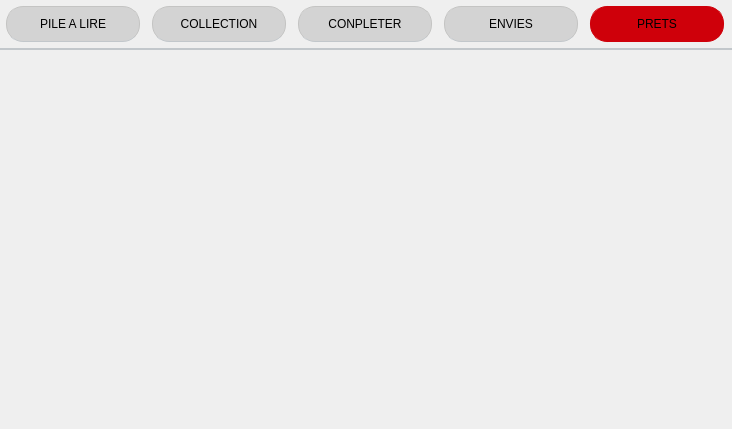
<?xml version="1.0" encoding="UTF-8"?>
<ui version="4.0">
 <class>Form</class>
 <widget class="QWidget" name="Form">
  <property name="geometry">
   <rect>
    <x>0</x>
    <y>0</y>
    <width>732</width>
    <height>429</height>
   </rect>
  </property>
  <property name="minimumSize">
   <size>
    <width>732</width>
    <height>429</height>
   </size>
  </property>
  <property name="maximumSize">
   <size>
    <width>732</width>
    <height>429</height>
   </size>
  </property>
  <property name="windowTitle">
   <string>Form</string>
  </property>
  <property name="styleSheet">
   <string notr="true">QTabWidget::pane { /* The tab widget frame */
    border-top: 2px solid #C2C7CB;
    position: absolute;
    top: -0.5em;
}

QTabWidget::tab-bar {
    alignment: center;
}

/* Style the tab using the tab sub-control. Note that
    it reads QTabBar _not_ QTabWidget */
QTabBar::tab {
    background: #D3D3D3;
    border: 1px solid #C4C4C3;
    border-bottom-color: #C2C7CB; /* same as the pane color */
    border-radius: 17px;
    width:132px;
	min-height: 34px;
    margin: 6px
}
QTabWidget::tab-bar:left {
    padding: 6px
}

QTabWidget::tab-bar:right {
    padding: 6px
}

QTabBar::tab:selected, QTabBar::tab:hover {
    background: #BBB;
}

QTabBar::tab:selected {
    border-color: #CF000A;
	background-color: #CF000A;
}</string>
  </property>
  <layout class="QVBoxLayout" name="verticalLayout">
   <property name="spacing">
    <number>0</number>
   </property>
   <property name="leftMargin">
    <number>0</number>
   </property>
   <property name="topMargin">
    <number>0</number>
   </property>
   <property name="rightMargin">
    <number>0</number>
   </property>
   <property name="bottomMargin">
    <number>0</number>
   </property>
   <item>
    <widget class="QTabWidget" name="tabWidget">
     <property name="currentIndex">
      <number>4</number>
     </property>
     <widget class="QWidget" name="tab">
      <attribute name="title">
       <string>PILE A LIRE</string>
      </attribute>
     </widget>
     <widget class="QWidget" name="tab_2">
      <attribute name="title">
       <string>COLLECTION</string>
      </attribute>
     </widget>
     <widget class="QWidget" name="tab_3">
      <attribute name="title">
       <string>CONPLETER</string>
      </attribute>
     </widget>
     <widget class="QWidget" name="tab_4">
      <attribute name="title">
       <string>ENVIES</string>
      </attribute>
     </widget>
     <widget class="QWidget" name="tab_5">
      <attribute name="title">
       <string>PRETS</string>
      </attribute>
     </widget>
    </widget>
   </item>
  </layout>
 </widget>
 <resources/>
 <connections/>
</ui>
